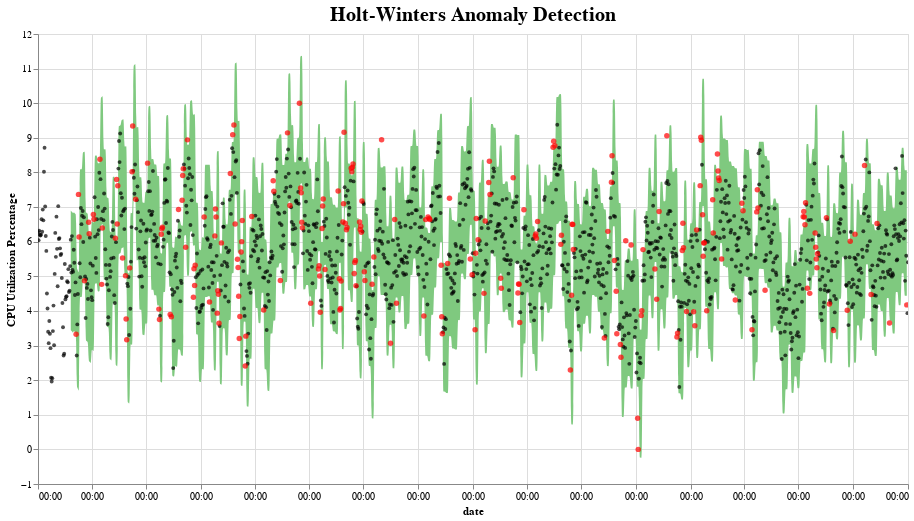

This figure's notebook cell:
### Code cell
## plot results
total_forecast = pd.DataFrame({"ds" : mydf.index, "yhat" : fcast_total2, "yhat_lower" : fcast_lower, "yhat_upper" : fcast_upper, "fact" : mydf})
detected_anomalies = detect_anomalies(total_forecast)
plot_anomalies(detected_anomalies, mytitle="Holt-Winters Anomaly Detection")

### Figure 1 — Vega-Lite specification as saved in the notebook (floating-point values rounded to 4 significant figures; data arrays with more than 128 entries replaced by an {"elided": "..."} marker saying what was removed)
{"config": {"view": {"continuousWidth": 400, "continuousHeight": 300}, "title": {"fontSize": 20}}, "layer": [{"data": {"name": "data-8ac81cdcf8d6c29576a5c5dd50abb516"}, "mark": {"type": "area", "color": "#7FC97F", "interpolate": "basis"}, "encoding": {"tooltip": [{"type": "temporal", "field": "ds"}, {"type": "quantitative", "field": "fact"}, {"type": "quantitative", "field": "yhat_lower"}, {"type": "quantitative", "field": "yhat_upper"}], "x": {"type": "temporal", "axis": {"format": "%H:%M"}, "field": "ds", "title": "date"}, "y": {"type": "quantitative", "field": "yhat_upper"}, "y2": {"field": "yhat_lower"}}, "selection": {"selector025": {"type": "interval", "bind": "scales", "encodings": ["x", "y"]}}, "title": "Holt-Winters Anomaly Detection"}, {"data": {"name": "data-7172f838da01625293027e1f13595d3c"}, "mark": {"type": "circle", "color": "Black", "opacity": 0.7, "size": 15}, "encoding": {"tooltip": [{"type": "temporal", "field": "ds"}, {"type": "quantitative", "field": "fact"}, {"type": "quantitative", "field": "yhat_lower"}, {"type": "quantitative", "field": "yhat_upper"}], "x": {"type": "temporal", "field": "ds"}, "y": {"type": "quantitative", "field": "fact", "title": "CPU Utilization Percentage"}}, "selection": {"selector026": {"type": "interval", "bind": "scales", "encodings": ["x", "y"]}}}, {"data": {"name": "data-70a6c3413d7ab397203e1f83eaf5b018"}, "mark": {"type": "circle", "color": "Red", "size": 30}, "encoding": {"tooltip": [{"type": "temporal", "field": "ds"}, {"type": "quantitative", "field": "fact"}, {"type": "quantitative", "field": "yhat_lower"}, {"type": "quantitative", "field": "yhat_upper"}], "x": {"type": "temporal", "field": "ds"}, "y": {"type": "quantitative", "field": "fact", "title": "CPU Utilization Percentage"}}, "selection": {"selector027": {"type": "interval", "bind": "scales", "encodings": ["x", "y"]}}}], "height": 450, "width": 870, "$schema": "https://vega.github.io/schema/vega-lite/v4.8.1.json", "datasets": {"data-8ac81cdcf8d6c29576a5c5dd50abb516": {"elided": "1462 records"}, "data-7172f838da01625293027e1f13595d3c": {"elided": "1226 records"}, "data-70a6c3413d7ab397203e1f83eaf5b018": {"elided": "236 records"}}}
